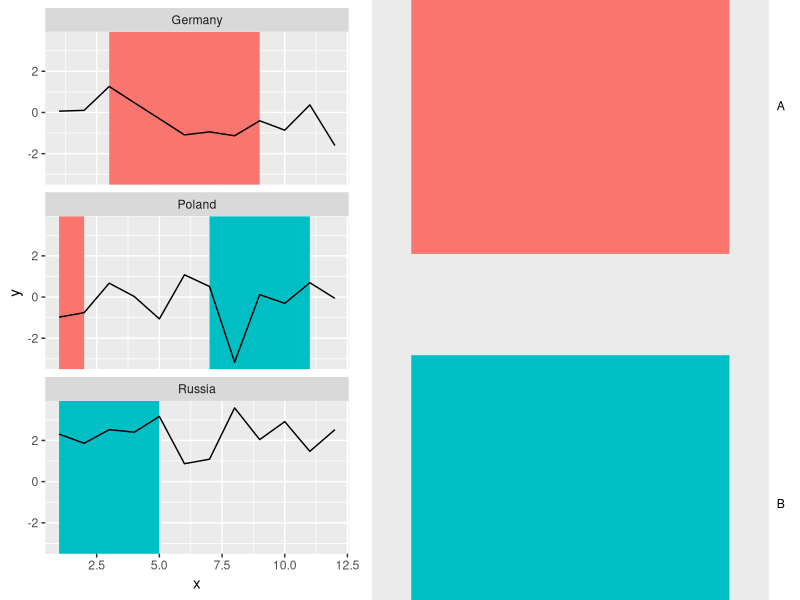

The R source for this figure:
library(ggplot2)

df <- data.frame(x = c(1L:12, 1L:12, 1L:12),
                 y = c(rnorm(12), rnorm(12, 2), rnorm(12)),
                 cnt = unlist(lapply(c("Poland", "Russia", "Germany"), rep, 12)))

df_borders <- data.frame(cnt = c("Poland", "Poland", "Russia", "Germany"),
                         start = c(1, 7, 1, 3),
                         end = c(2, 11, 5, 9),
                         type = c("A", "B", "B", "A"))

ggplot(df, aes(x = x, y = y)) +
  geom_segment(data = df_borders, 
               mapping = aes(x = start, xend = end, y = 0, 
                             yend = 0, color = type), size = 100) +
  geom_line() +
  guides(color = guide_legend(override.aes = list(size = 1))) +
  facet_wrap(~ cnt, ncol = 1)
